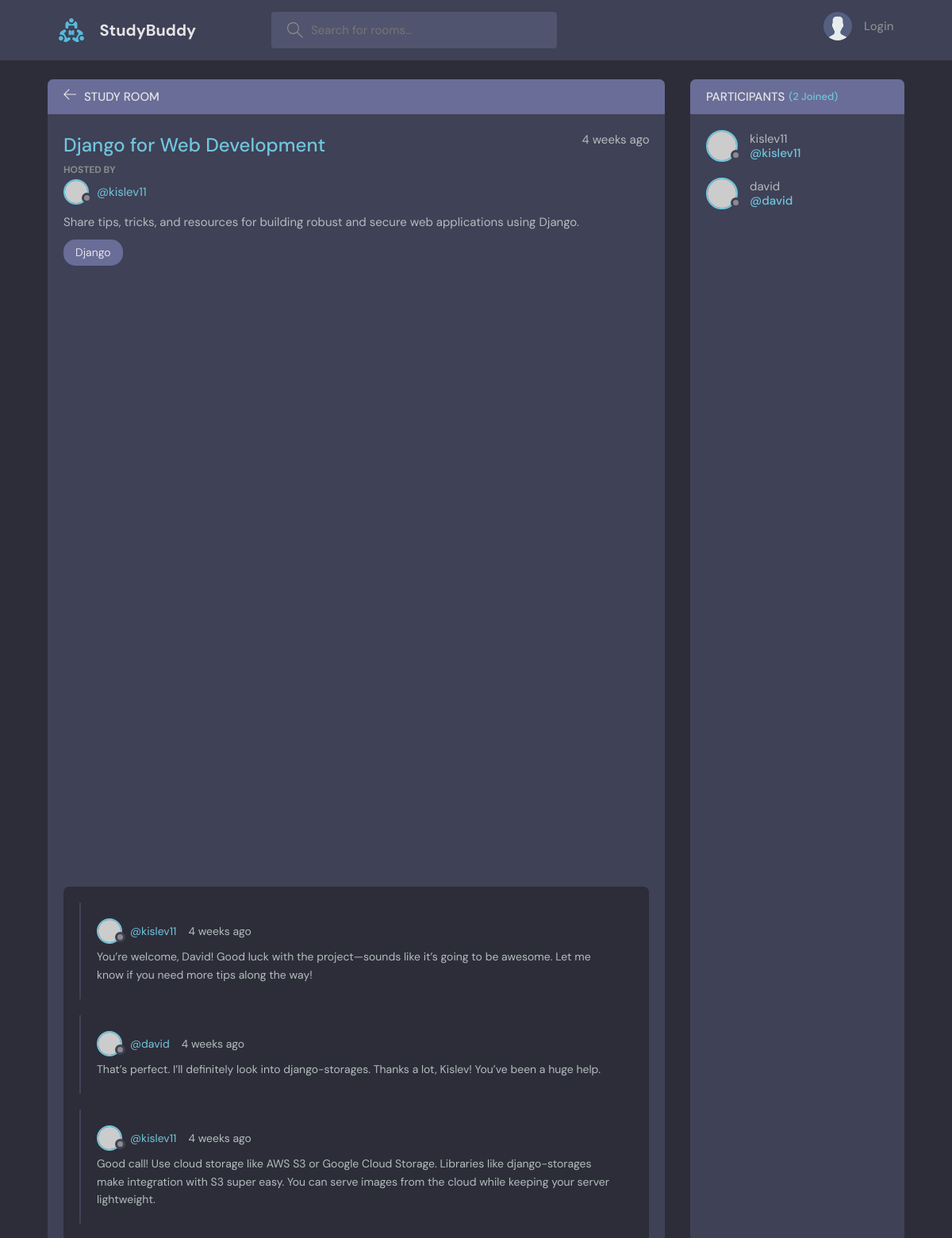
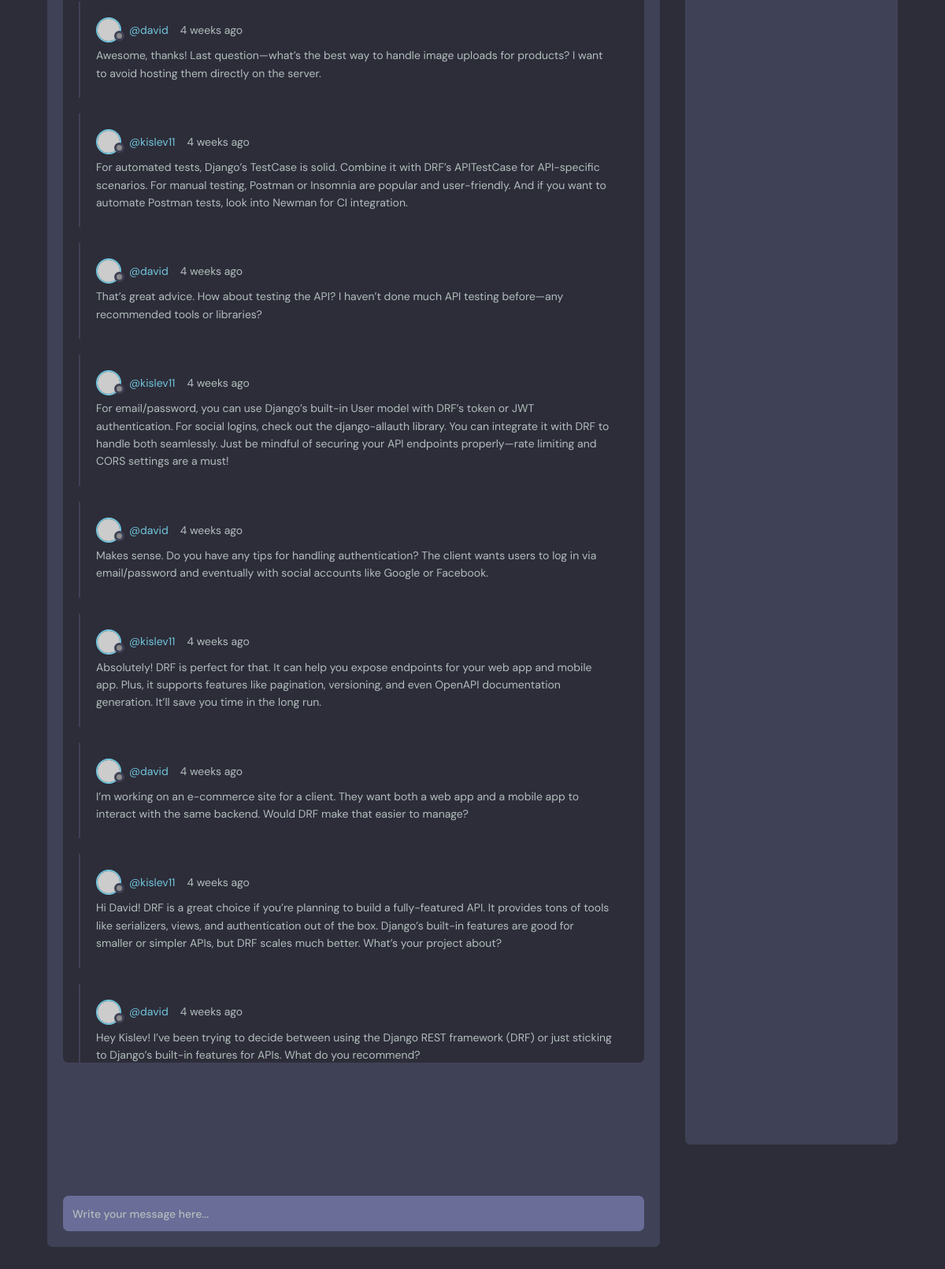
Page /room/6/ on the committed database (2 pictures, top to bottom).
### base/models.py (models this page shows, shortened)
class Room(models.Model):
    host = models.ForeignKey(
        settings.AUTH_USER_MODEL, on_delete=models.SET_NULL, null=True
    )
    topic = models.ForeignKey(Topic, on_delete=models.SET_NULL, null=True)
    name = models.CharField(max_length=200)
    description = models.TextField(null=True, blank=True)
    participants = models.ManyToManyField(
        settings.AUTH_USER_MODEL, related_name="participants", blank=True
    )
    updated = models.DateTimeField(auto_now=True)
    created = models.DateTimeField(auto_now_add=True)
    class Meta:
        ordering = ["-updated"]

class Topic(models.Model):
    name = models.CharField(max_length=200)
    def __str__(self):
        return self.name

class Message(models.Model):
    user = models.ForeignKey(settings.AUTH_USER_MODEL, on_delete=models.CASCADE)
    room = models.ForeignKey(Room, on_delete=models.CASCADE)
    body = models.TextField()
    updated = models.DateTimeField(auto_now=True)
    created = models.DateTimeField(auto_now_add=True)
    class Meta:
        ordering = ["-updated", "-created"]

### base/views.py (the view)
# urls.py: path("room/<str:pk>/", views.room, name="room"),
def room(request, pk):
    try:
        room = Room.objects.get(id=pk)
        room_messages = room.message_set.all().order_by("-created")
        participants = room.participants.all()
        if request.method == "POST":
            message = Message.objects.create(
                user=request.user, room=room, body=request.POST.get("body")
            )
            room.participants.add(request.user)
            return redirect("room", pk=room.id)
        context = {
            "room": room,
            "room_messages": room_messages,
            "participants": participants,
        }
        return render(request, "room.html", context)
    except Room.DoesNotExist:
        return redirect("/")

### base/templates/room.html (shortened to what this page needs)
{% extends 'index.html' %} {% block content %}
<main class="profile-page layout layout--2">
  <div class="container">
    <div class="room">
      <div class="room__top">
        <div class="room__topLeft">
          <a href="{{ request.META.HTTP_REFERER|default:'/' }}">
            <svg
              version="1.1"
              xmlns="http://www.w3.org/2000/svg"
              width="32"
              height="32"
              viewBox="0 0 32 32"
            >
              <title>arrow-left</title>
              <path
                d="M13.723 2.286l-13.723 13.714 13.719 13.714 1.616-1.611-10.96-10.96h27.625v-2.286h-27.625l10.965-10.965-1.616-1.607z"
              ></path>
            </svg>
          </a>
          <h3>Study Room</h3>
        </div>
      </div>
      <div class="room__box scroll">
        <div class="room__header scroll">
          <div class="room__info">
            <h3>{{ room.name }}</h3>
            <span>{{room.created|timesince}} ago</span>
          </div>
          <div class="room__hosted">
            <p>Hosted By</p>
            <a
              href="{% url 'user-profile' room.host.id %}"
              class="room__author"
            >
              <div class="avatar avatar--small">
                <img src="https://placehold.co/128x128" />
              </div>
              <span>@{{ room.host.username }}</span>
            </a>
          </div>
          <div class="room__details">{{room.description}}</div>
          <span class="room__topics">{{room.topic}}</span>
        </div>
        <div class="room__conversation">
          <div class="threads scroll">
            {% for message in room_messages %}
            <div class="thread">
              <div class="thread__top">
                <div class="thread__author">
                  <a
                    href="{% url 'user-profile' message.user.id %}"
                    class="thread__authorInfo"
                  >
                    <div class="avatar avatar--small">
                      <img src="https://placehold.co/128x128" />
                    </div>
                    <span>@{{message.user.username}}</span>
                  </a>
                  <span class="thread__date"
                    >{{message.created|timesince}} ago</span
                  >
                </div>
              </div>
              <div class="thread__details">{{message.body}}</div>
            </div>
            {% endfor %}
          </div>
        </div>
      </div>
      <div class="room__message">
        <form method="post" action="">
          <input name="body" placeholder="Write your message here..." />
        </form>
      </div>
    </div>
    <div class="participants">
      <h3 class="participants__top">
        Participants <span>({{participants.count}} Joined)</span>
      </h3>
      <div class="participants__list scroll">
        {% for participant in participants %}
        <a href="{% url 'user-profile' user.id %}" class="participant">
          <div class="avatar avatar--medium">
            <img src="https://placehold.co/128x128" />
          </div>
          <p>
            {{participant.username}}
            <span>@{{participant.username}}</span>
          </p>
        </a>
        {% endfor %}
      </div>
    </div>
  </div>
</main>
{% endblock content %}

### rows in the picture
Room: name "Django for Web Development", created "4 weeks", host.username "kislev11", description "Share tips, tricks, and resources for building robust and secure web applications using Django.", topic "Django"
Message: user.username "kislev11", created "4 weeks", body "You’re welcome, David! Good luck with the project—sounds like it’s going to be awesome. Let me know if you need more tips along the way!"
Message: user.username "david", created "4 weeks", body "That’s perfect. I’ll definitely look into django-storages. Thanks a lot, Kislev! You’ve been a huge help."
Message: user.username "kislev11", created "4 weeks", body "Good call! Use cloud storage like AWS S3 or Google Cloud Storage. Libraries like django-storages make integration with S3 super easy. You can serve images from the cloud while keeping your server lightweight."
Message: user.username "david", created "4 weeks", body "Awesome, thanks! Last question—what’s the best way to handle image uploads for products? I want to avoid hosting them directly on the server."
Message: user.username "kislev11", created "4 weeks", body "For automated tests, Django’s TestCase is solid. Combine it with DRF’s APITestCase for API-specific scenarios. For manual testing, Postman or Insomnia are popular and user-friendly. And if you want to automate Postman tests, look into Newman for CI integration."
Message: user.username "david", created "4 weeks", body "That’s great advice. How about testing the API? I haven’t done much API testing before—any recommended tools or libraries?"
Message: user.username "kislev11", created "4 weeks", body "For email/password, you can use Django’s built-in User model with DRF’s token or JWT authentication. For social logins, check out the django-allauth library. You can integrate it with DRF to handle both seamlessly. Just be mindful of securing your API endpoints properly—rate limiting and CORS settings are a must!"
Message: user.username "david", created "4 weeks", body "Makes sense. Do you have any tips for handling authentication? The client wants users to log in via email/password and eventually with social accounts like Google or Facebook."
Message: user.username "kislev11", created "4 weeks", body "Absolutely! DRF is perfect for that. It can help you expose endpoints for your web app and mobile app. Plus, it supports features like pagination, versioning, and even OpenAPI documentation generation. It’ll save you time in the long run."
Message: user.username "david", created "4 weeks", body "I’m working on an e-commerce site for a client. They want both a web app and a mobile app to interact with the same backend. Would DRF make that easier to manage?"
Message: user.username "kislev11", created "4 weeks", body "Hi David! DRF is a great choice if you’re planning to build a fully-featured API. It provides tons of tools like serializers, views, and authentication out of the box. Django’s built-in features are good for smaller or simpler APIs, but DRF scales much better. What’s your project about?"
Message: user.username "david", created "4 weeks", body "Hey Kislev! I’ve been trying to decide between using the Django REST framework (DRF) or just sticking to Django’s built-in features for APIs. What do you recommend?"

### other values in the picture
{{ participants.count }} "2"
{{ participant.username }} "kislev11"
{{ participant.username }} "david"
